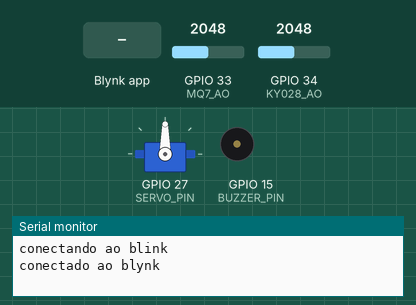
Simulated run of this sketch. Board: ESP32. Parts: servo, buzzer (waves = sounding, pin HIGH), the last lines printed to the serial monitor. The test bench sets the inputs (shaded band); at power-on: GPIO 33 (MQ7_AO) = 2048, GPIO 34 (KY028_AO) = 2048. WiFi joins after 1.5 s; servers stay silent unless stated.

Above: at 3.0 s.
3.1 s: Blynk app writes 1 to V1
At 5.1 s:
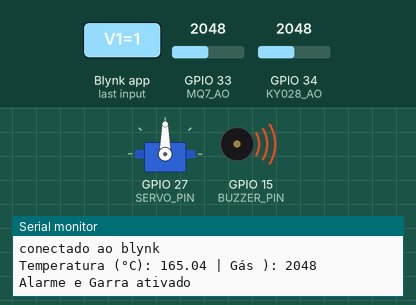
6.3 s: Blynk app writes 0 to V1
At 7.3 s:
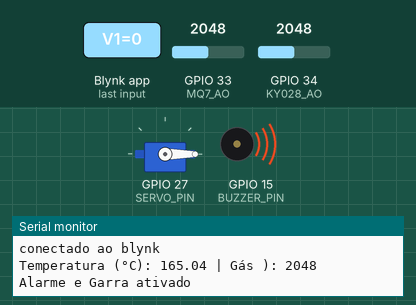
9.3 s: Blynk app writes 200 to V1
At 9.6 s:
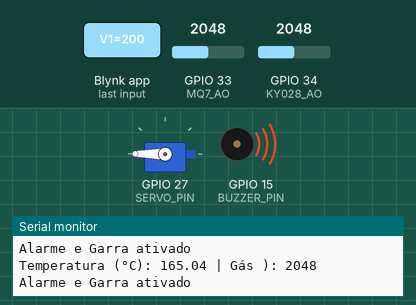
Timing chart, 0 to 12.3 s (numbered marks = the images above; inputs shaded):
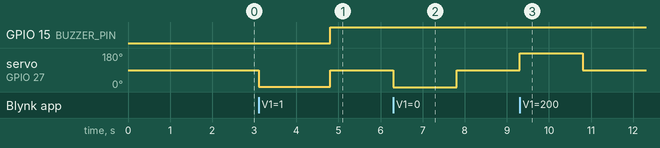

Measured:
- after the input at 3.1 s, servo on GPIO 27 (SERVO_PIN): 90° → 1° at once, → 90° 1.7 s later
- after the input at 6.3 s, servo on GPIO 27 (SERVO_PIN): 90° → 0° at once, → 90° 1.5 s later
- after the input at 9.3 s, servo on GPIO 27 (SERVO_PIN): 90° → 180° at once, → 90° 1.5 s later

The sketch:

ESP32.ino
```cpp
#include <ESP32Servo.h>
#define BLYNK_PRINT Serial
#define BLYNK_TEMPLATE_ID "TMPL2jWUfpH9G"
#define BLYNK_TEMPLATE_NAME "Fire"
#include <BlynkSimpleEsp32.h>

char auth[] = "A0f7k8dgzyjD0GPMiFOVRK8xyndVmyJw";
char ssid[] = "Nome da Rede";
char pass[] = "Senha da Rede";

Servo servoMotor;
BlynkTimer timer;

// Definição dos pinos
const int KY028_AO = 34;    // KY-028 saída analógica
const int MQ7_AO   = 33;    // MQ-7 saída analógica
const int BUZZER_PIN = 15;  // Buzzer
const int SERVO_PIN  = 27;  // Servo Motor

void sendSensorData() {
  // Leitura analógica dos sensores
  int leituraTemp = analogRead(KY028_AO);  // 0 a 4095
  int leituraGas  = analogRead(MQ7_AO);    // 0 a 4095

  // Conversão aproximada da temperatura
  float temperaturaC = (leituraTemp * 3.3 / 4095.0) * 100.0;

  // Enviar dados ao Blynk
  Blynk.virtualWrite(V0, temperaturaC); // ky-028
  Blynk.virtualWrite(V2, leituraGas);   // MQ-7

  // Exibir no monitor serial
  Serial.print("Temperatura (°C): ");
  Serial.print(temperaturaC);
  Serial.print(" | Gás ): ");
  Serial.println(leituraGas);

  // Verificar condições de alarme
  if (temperaturaC > 50 || leituraGas > 400) {
    digitalWrite(BUZZER_PIN, HIGH);
    servoMotor.write(90);
    Blynk.virtualWrite(V1, 90);
    Serial.println("Alarme e Garra ativado");
  } else {
    digitalWrite(BUZZER_PIN, LOW);
    servoMotor.write(0);
    Blynk.virtualWrite(V1, 0);
    Serial.println("Alarme e Garra desativado");
  }
}

void setup() {
  Serial.begin(115200);
  pinMode(BUZZER_PIN, OUTPUT);
  servoMotor.attach(SERVO_PIN);

  Serial.println("conectando ao blink");
  Blynk.begin(auth, ssid, pass);

  // Atualiza leitura a cada 3 segundos
  timer.setInterval(3000L, sendSensorData);
}

void loop() {
  Blynk.run();
  timer.run();
}

// Conexão com Blynk
BLYNK_CONNECTED() {
  Serial.println("conectado ao blynk");
}

// Controle manual do buzzer (V3)
BLYNK_WRITE(V3) {
  int estado = param.asInt();
  digitalWrite(BUZZER_PIN, estado);
}

// Controle manual do servo (V1)
BLYNK_WRITE(V1) {
  int angulo = param.asInt();
  servoMotor.write(angulo);
}
```
